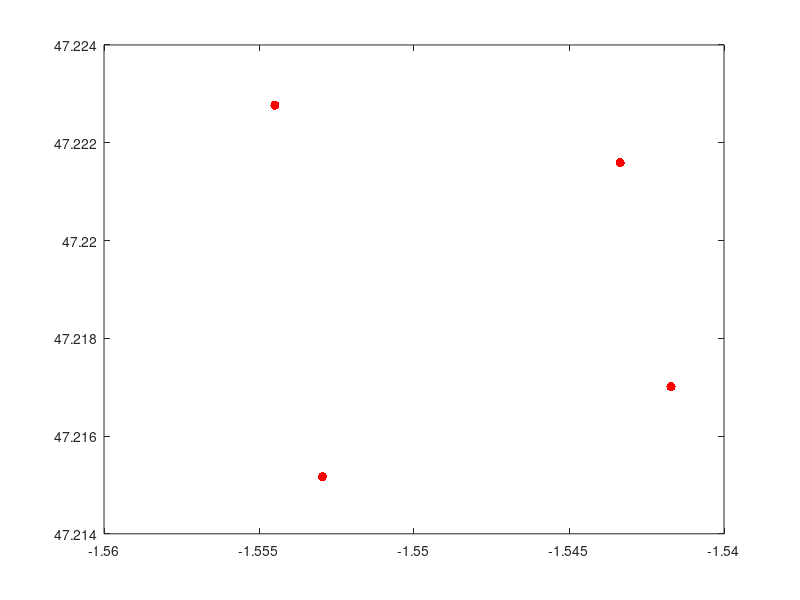

This chart was generated by the following MATLAB code: (Note: this script raises an error after producing the figure.)
% 47.2185143,-1.5487041,16.5z    dataset optimal google map coord
% Fourc points in Nantes
% 47.2227703,-1.554485
% 47.2151752,-1.5529525
% 47.2170097,-1.5417094
% 47.2215955,-1.5433481
% 47.2189471,-1.5475662     5th point to be added on the existent map

lat = [47.2227703   47.2151752   47.2170097   47.2215955];
lon = [-1.554485    -1.5529525    -1.5417094   -1.5433481];

lat = [47.2227703   47.2151752   47.2170097   47.2215955    47.2215955];
lon = [-1.554485    -1.5529525    -1.5417094   -1.5433481   -1.5433481];

% example points europe
% lat = [48.8708   51.5188   41.9260   40.4312   52.523   37.982];
% lon = [2.4131    -0.1300    12.4951   -3.6788    13.415   23.715];

plot(lon, lat, '.r', 'MarkerSize', 20)      % print the points and at the same time set the size of the plot so plot_google_map knows what to display
plot_google_map


%% example geoshow
h = geoshow(lat, lon, 'DisplayType', 'Point')

load korea


figure;
worldmap(map, refvec)

geoshow(gca,map,refvec,'DisplayType','texturemap');
demcmap(map)


%% example geoshow 2

states = geoshape(shaperead('usastatehi', 'UseGeoCoords', true));


figure
ax = usamap('conus');
oceanColor = [.5 .7 .9];
setm(ax, 'FFaceColor', oceanColor)
geoshow(states)
title({ ...
    'Conterminous USA State Boundaries', ...
    'Polygon Geographic Vector Data'})


placenames = gpxread('boston_placenames');


route = gpxread('sample_route.gpx');


stateName = 'Massachusetts';
ma = states(strcmp(states.Name, stateName));

figure
ax = usamap('ma');
setm(ax, 'FFaceColor', oceanColor)
geoshow(states)
geoshow(ma, 'LineWidth', 1.5, 'FaceColor', [.5 .8 .6])
geoshow(placenames);
geoshow(route.Latitude, route.Longitude);
title({'Massachusetts and Surrounding Region', 'Placenames and Route'})


lat = [route.Latitude placenames.Latitude];
lon = [route.Longitude placenames.Longitude];
latlim = [min(lat) max(lat)];
lonlim = [min(lon) max(lon)];
[latlim, lonlim] = bufgeoquad(latlim, lonlim, .05, .05);

figure
ax = usamap(latlim, lonlim);
setm(ax, 'FFaceColor', oceanColor)
geoshow(states)
geoshow(placenames)
geoshow(route.Latitude, route.Longitude)
title('Closeup of Placenames and Route')


filename = 'boston_ovr.jpg';
RGB = imread(filename);
R = worldfileread(getworldfilename(filename), 'geographic', size(RGB));


figure
ax = usamap(RGB, R);
setm(ax, ...
    'MLabelLocation',.05, 'PLabelLocation',.05, ...
    'MLabelRound',-2, 'PLabelRound',-2)
geoshow(RGB, R)
title('Boston Overview')


lat = [route.Latitude  placenames.Latitude  R.LatitudeLimits];
lon = [route.Longitude placenames.Longitude R.LongitudeLimits];
latlim = [min(lat) max(lat)];
lonlim = [min(lon) max(lon)];


figure
ax = usamap(latlim, lonlim);
setm(ax, 'GColor','k', ...
    'PLabelLocation',.05, 'PLineLocation',.05)
geoshow(RGB, R)
geoshow(states.Latitude, states.Longitude, 'LineWidth', 2, 'Color', 'y')
geoshow(placenames)
geoshow(route.Latitude, route.Longitude)
title('Boston Overview and Geographic Vector Data')



latlim = [min(ma.Latitude),  max(ma.Latitude)];
lonlim = [min(ma.Longitude), max(ma.Longitude)];
[latlim, lonlim] = bufgeoquad(latlim, lonlim, .05, .05);


figure
ax = usamap(latlim, lonlim);
setm(ax, 'FFaceColor', oceanColor)
geoshow(states)
geoshow(ma, 'LineWidth', 1.5, 'FaceColor', [.5 .8 .6])
geoshow(RGB, R)
geoshow(placenames)
geoshow(route.Latitude, route.Longitude)
titleText = 'Massachusetts and Surrounding Region';
title(titleText)


xLoc = -127800;
yLoc = 5014700;
scaleruler('Units', 'mi', 'RulerStyle', 'patches',  ...
    'XLoc', xLoc, 'YLoc', yLoc);
title({titleText, 'with Scale Ruler'})


northArrowLat =  42.5;
northArrowLon = -70.25;
northarrow('Latitude', northArrowLat, 'Longitude', northArrowLon);
title({titleText, 'with Scale Ruler and North Arrow'})


h2 = axes('Position', [.15 .6 .2 .2], 'Visible', 'off');
usamap({'PA','ME'})
plabel off; mlabel off
setm(h2, 'FFaceColor', 'w');
geoshow(states, 'FaceColor', [.9 .6 .7], 'Parent', h2)
plotm(latlim([1 2 2 1 1]), lonlim([2 2 1 1 2]), ...
    'Color', 'red', 'LineWidth', 2)
title(ax, {titleText, 'with Scale Ruler, North Arrow, and Inset Map'})